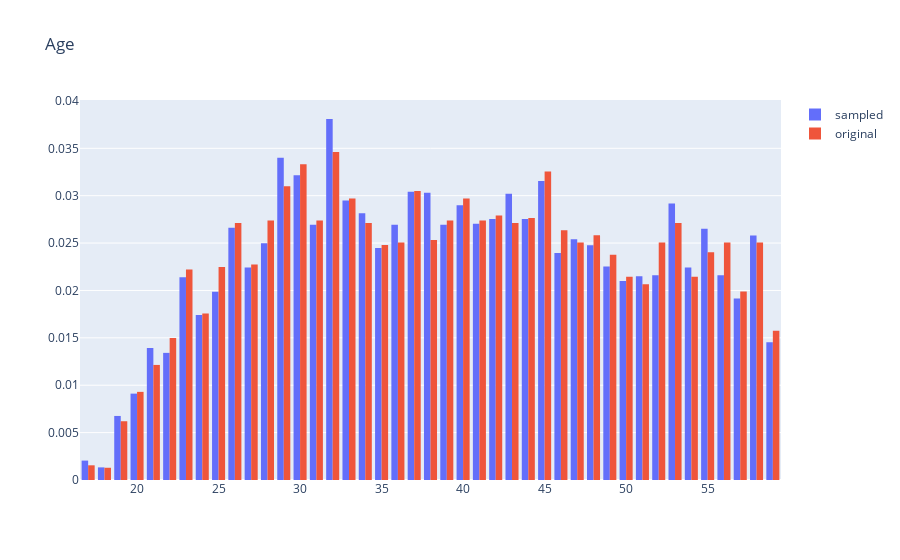

The code cell stored with this chart in its notebook:
### Code cell
fig = go.Figure()
fig.update_layout(title="Age")

fig.add_trace(
    go.Histogram(
        x=sorted(sampled_data.age), histnorm="probability density", name=f"sampled"
    )
)
fig.add_trace(
    go.Histogram(x=sorted(data.age), histnorm="probability density", name=f"original")
)

### Figure 1 — Plotly figure (JSON) as saved in the notebook; plotly's stock layout.template omitted (floating-point values rounded to 4 significant figures; data arrays with more than 128 entries replaced by an {"elided": "..."} marker saying what was removed)
{"data": [{"histnorm": "probability density", "name": "sampled", "type": "histogram", "x": {"elided": "9766 int values"}}, {"histnorm": "probability density", "name": "original", "type": "histogram", "x": {"elided": "3871 int values"}}], "layout": {"title": {"text": "Age"}}}
